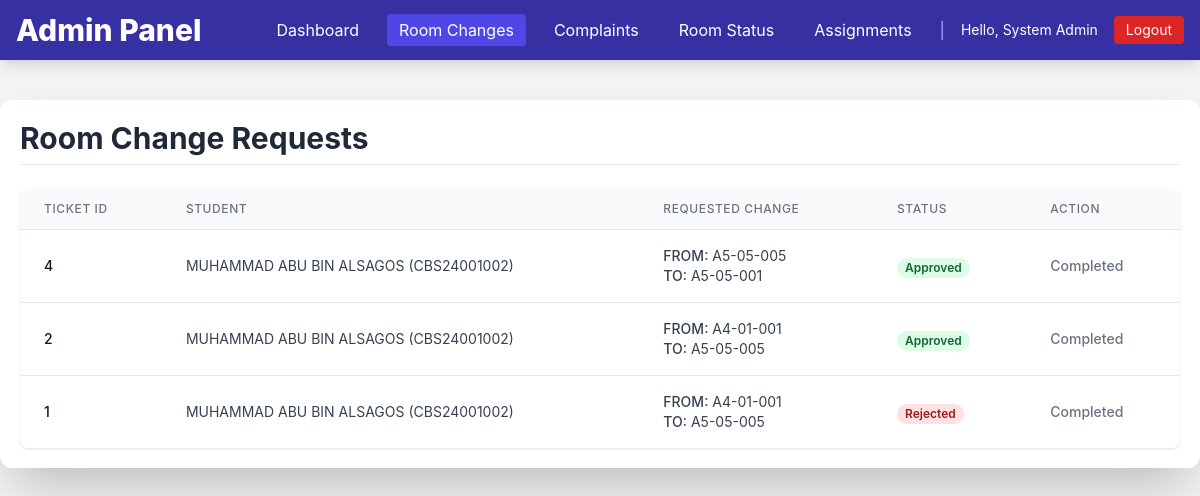
The page /admin_change_requests.php (signed in) on the database its author committed.
### tables this page shows
CREATE TABLE `tickets` (
  `ticket_id` int(11) NOT NULL,
  `student_id` varchar(50) NOT NULL,
  `category` varchar(100) DEFAULT NULL,
  `description` text DEFAULT NULL,
  `attachment_path` varchar(255) DEFAULT NULL,
  `status` varchar(20) DEFAULT 'Open',
  `created_at` timestamp NOT NULL DEFAULT current_timestamp(),
  `updated_at` timestamp NOT NULL DEFAULT current_timestamp() ON UPDATE current_timestamp()
);

CREATE TABLE `users` (
  `student_id` varchar(50) NOT NULL,
  `full_name` varchar(200) NOT NULL,
  `email` varchar(255) NOT NULL,
  `phone` varchar(30) DEFAULT NULL,
  `password` varchar(255) NOT NULL,
  `role` varchar(20) NOT NULL,
  `gender` varchar(10) DEFAULT NULL,
  `created_at` timestamp NOT NULL DEFAULT current_timestamp(),
  `updated_at` timestamp NOT NULL DEFAULT current_timestamp() ON UPDATE current_timestamp()
);

### conn.php (called while the page is built, shortened)
<?php
$host = 'localhost';
$user = 'root';
$pass = '';
$dbname = 'hostel';
$conn = new mysqli($host, $user, $pass, $dbname);
function getRoomChangeRequests() {
    global $conn;
    $query = "SELECT t.ticket_id, t.student_id, t.description, t.created_at, t.status, u.full_name, u.gender
              FROM tickets t
              JOIN users u ON t.student_id = u.student_id
              WHERE t.category = 'Room Change'
              ORDER BY t.created_at DESC";
    $result = $conn->query($query);
    $data = [];
    if ($result) {
        while ($row = $result->fetch_assoc()) {
            preg_match("/from\s(.*?)\sto\s(.*?)\./", $row['description'], $matches);
            $row['old_room_id'] = $matches[1] ?? 'N/A';
            $row['new_room_id'] = $matches[2] ?? 'N/A';
            $data[] = $row;
        }
    }
    return $data;
}
?>

### admin_change_requests.php (the view, shortened to what this page needs)
<?php
require_once 'conn.php';
$change_requests = getRoomChangeRequests();
?>
<!DOCTYPE html>
<html lang="en">
<head>
    <script src="https://cdn.tailwindcss.com"></script>
</head>
<body class="bg-gray-100 text-gray-900 m-0 p-0">
    <?php include 'admin_nav.php'; ?>
    <div class="max-w-7xl mx-auto my-10 p-5 bg-white rounded-xl shadow-2xl">
        <h2 class="text-3xl font-bold text-gray-800 mb-6 border-b pb-2">Room Change Requests</h2>
        <div class="overflow-x-auto bg-white rounded-lg shadow">
            <table class="min-w-full divide-y divide-gray-200">
                <thead class="bg-gray-50">
                    <tr>
                        <th class="px-6 py-3 text-left text-xs font-medium text-gray-500 uppercase tracking-wider">Ticket ID</th>
                        <th class="px-6 py-3 text-left text-xs font-medium text-gray-500 uppercase tracking-wider">Student</th>
                        <th class="px-6 py-3 text-left text-xs font-medium text-gray-500 uppercase tracking-wider">Requested Change</th>
                        <th class="px-6 py-3 text-left text-xs font-medium text-gray-500 uppercase tracking-wider">Status</th>
                        <th class="px-6 py-3 text-left text-xs font-medium text-gray-500 uppercase tracking-wider">Action</th>
                    </tr>
                </thead>
                <tbody class="bg-white divide-y divide-gray-200">
                    <?php foreach ($change_requests as $request): ?>
                        <tr class="<?php echo ($request['status'] === 'Pending') ? 'bg-yellow-50' : ''; ?>">
                            <td class="px-6 py-4 whitespace-nowrap text-sm font-medium text-gray-900"><?php echo htmlspecialchars($request['ticket_id']); ?></td>
                            <td class="px-6 py-4 whitespace-nowrap text-sm text-gray-700">
                                <?php echo htmlspecialchars($request['full_name']); ?> (<?php echo htmlspecialchars($request['student_id']); ?>)
                            </td>
                            <td class="px-6 py-4 text-sm text-gray-700">
                                <span class="font-medium">FROM:</span> <?php echo htmlspecialchars($request['old_room_id']); ?><br>
                                <span class="font-medium">TO:</span> <?php echo htmlspecialchars($request['new_room_id']); ?>
                            </td>
                            <td class="px-6 py-4 whitespace-nowrap">
                                <span class="px-2 inline-flex text-xs leading-5 font-semibold rounded-full
                                    <?php
                                        if ($request['status'] === 'Pending') echo 'bg-yellow-100 text-yellow-800';
                                        elseif ($request['status'] === 'Approved') echo 'bg-green-100 text-green-800';
                                        else echo 'bg-red-100 text-red-800';
                                    ?>">
                                    <?php echo htmlspecialchars($request['status']); ?>
                                </span>
                            </td>
                            <td class="px-6 py-4 whitespace-nowrap text-sm font-medium space-x-2">
                                <?php if ($request['status'] === 'Pending'): ?>
                                    <a href="admin_process_request.php?action=approve&ticket_id=<?php echo $request['ticket_id']; ?>"
                                       onclick="return confirm('APPROVE room change for <?php echo htmlspecialchars($request['student_id']); ?> to <?php echo htmlspecialchars($request['new_room_id']); ?>?')"
                                       class="text-green-600 hover:text-green-900 font-bold">Approve</a>
                                    <a href="admin_process_request.php?action=reject&ticket_id=<?php echo $request['ticket_id']; ?>"
                                       onclick="return confirm('REJECT room change for <?php echo htmlspecialchars($request['student_id']); ?>?')"
                                       class="text-red-600 hover:text-red-900">Reject</a>
                                <?php else: ?>
                                    <span class="text-gray-500">Completed</span>
                                <?php endif; ?>
                            </td>
                        </tr>
                    <?php endforeach; ?>
                </tbody>
            </table>
        </div>
    </div>
</body>
</html>

### admin_change_requests.php (style rules this page uses)
body { font-family: 'Inter', system-ui, sans-serif; }

### rows shown on the page
tickets: ticket_id "4", student.full_name "MUHAMMAD ABU BIN ALSAGOS", student "CBS24001002", old_room_id "A5-05-005", new_room_id "A5-05-001", status "Approved", shows "Completed"
tickets: ticket_id "2", student.full_name "MUHAMMAD ABU BIN ALSAGOS", student "CBS24001002", old_room_id "A4-01-001", new_room_id "A5-05-005", status "Approved", shows "Completed"
tickets: ticket_id "1", student.full_name "MUHAMMAD ABU BIN ALSAGOS", student "CBS24001002", old_room_id "A4-01-001", new_room_id "A5-05-005", status "Rejected", shows "Completed"

### other values the page prints
$_SESSION['full_name'] "System Admin"
